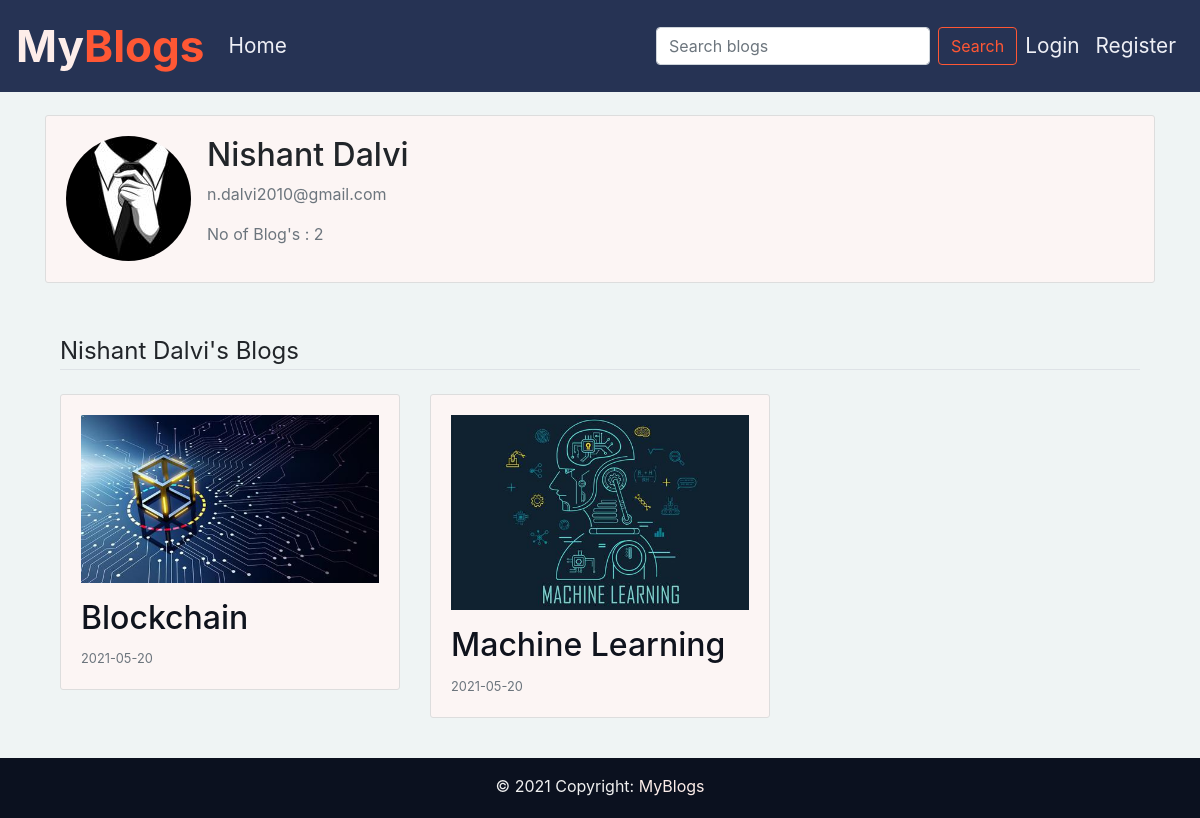
Before: /user/Nishant Dalvi with the older database file.
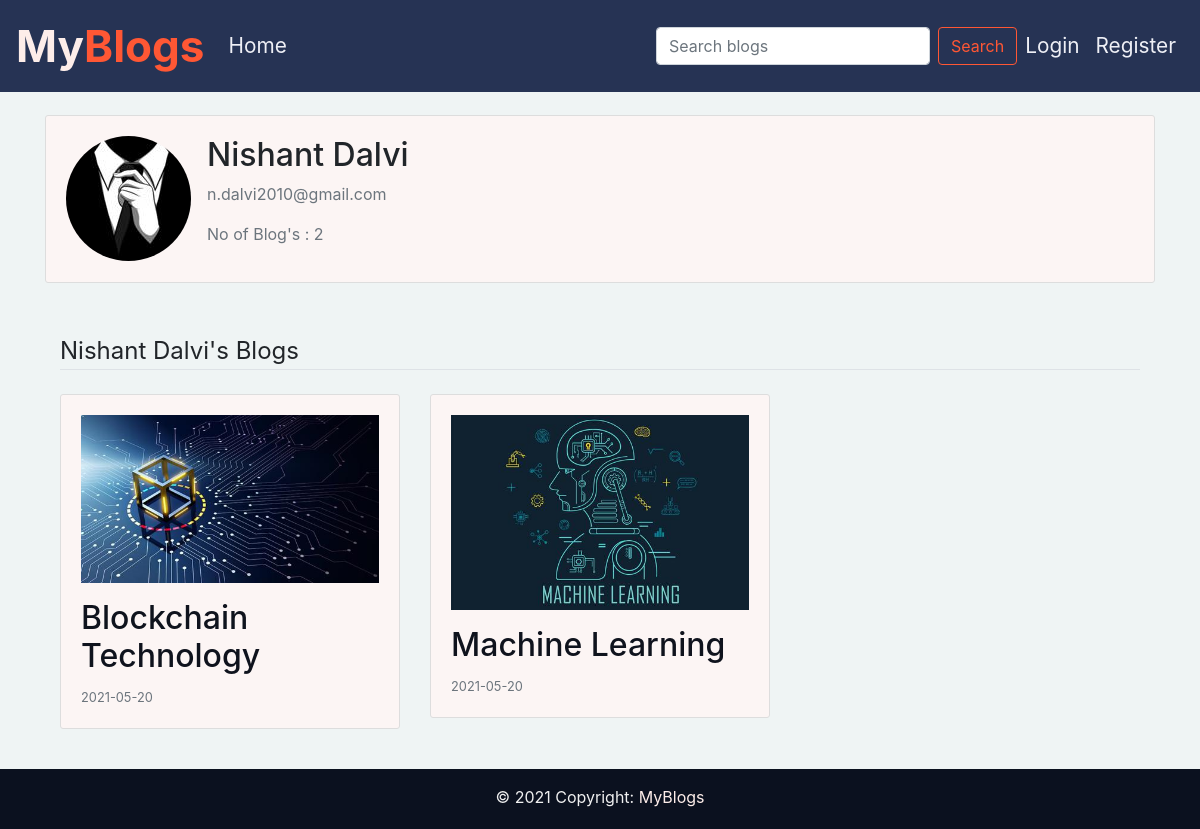
After: the same page with the newer database file.
### blog/models.py (models this page shows, shortened)
class Post(db.Model):
    id = db.Column(db.Integer, primary_key=True)
    title = db.Column(db.String(100), nullable=False)
    date_posted = db.Column(db.DateTime, nullable=False, default=datetime.utcnow)
    content = db.Column(db.Text, nullable=False)
    image_post = db.Column(db.String(20), nullable=False, default='default_post.jpg')
    user_id = db.Column(db.Integer, db.ForeignKey('user.id'), nullable=False)

### blog/routes.py (the view)
@app.route("/user/<string:username>")
def user_profile(username):
    user = User.query.filter_by(username=username).first_or_404()
    image_file = url_for('static', filename='resources/profile_pics/' + user.image_file)
    posts = Post.query.filter_by(author=user).order_by(Post.date_posted.desc())
    return render_template('profile.html', posts=posts, user=user,image_file=image_file,title=username)

### blog/Templates/profile.html (shortened to what this page needs)
{%extends "layout.html"%}
{%block content%}
    <div class="content-section">
      <div class="media">
        <img class="rounded-circle account-img" src="{{ image_file }}">
        <div class="media-body ml-3">
          <h2 class="account-heading">{{ user.username }}</h2>
          <p class="text-secondary">{{ user.email }}</p>
          <p class="text-secondary">No of Blog's : {{ posts.count() }}</p>
        </div>
      </div>
    </div>
    <div class="container" id="user-posts">
        <legend class="border-bottom mb-4">{{ user.username }}'s Blogs</legend>
        <div class="row mt-4">
            {% if posts%}
                {% for post in posts %}
                    <div class="col-md-4 post-sec">
                        <article class="media content-section">
                            <div class="media-body">
                                <figure>
                                    <a href="{{ url_for('post', post_id=post.id) }}"><img class="img-fluid blog-img" src="{{ url_for('static', filename='resources/blog_pics/' + post.image_post) }}" alt="Some alt text"></a>
                                </figure>
                                <div class="article-metadata">
                                    <h2><a class="article-title blog-title" href="{{ url_for('post', post_id=post.id) }}">{{post.title}}</a></h2>
                                </div>
                                <small class="text-muted">{{ post.date_posted.strftime('%Y-%m-%d') }}</small>
                            </div>
                        </article>
                    </div>
                {% endfor %}
            {% endif %}
        </div>
    </div>
{%endblock content%}

Changed rows visible on the page:
changed Post: title "Blockchain" → "Blockchain Technology"
